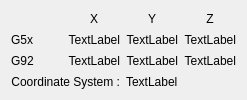
      <widget class="QWidget" name="tab_12">
       <attribute name="title">
        <string>Offsets</string>
       </attribute>
       <layout class="QGridLayout" name="gridLayout_32">
        <item row="0" column="3">
         <widget class="QLabel" name="label_8">
          <property name="text">
           <string>Z</string>
          </property>
          <property name="alignment">
           <set>Qt::AlignCenter</set>
          </property>
         </widget>
        </item>
        <item row="1" column="0">
         <widget class="QLabel" name="label_9">
          <property name="text">
           <string>G5x</string>
          </property>
         </widget>
        </item>
        <item row="2" column="2">
         <widget class="QLabel" name="g92_lb_y">
          <property name="text">
           <string>TextLabel</string>
          </property>
          <property name="alignment">
           <set>Qt::AlignRight|Qt::AlignTrailing|Qt::AlignVCenter</set>
          </property>
         </widget>
        </item>
        <item row="2" column="1">
         <widget class="QLabel" name="g92_lb_x">
          <property name="text">
           <string>TextLabel</string>
          </property>
          <property name="alignment">
           <set>Qt::AlignRight|Qt::AlignTrailing|Qt::AlignVCenter</set>
          </property>
         </widget>
        </item>
        <item row="2" column="3">
         <widget class="QLabel" name="g92_lb_z">
          <property name="text">
           <string>TextLabel</string>
          </property>
          <property name="alignment">
           <set>Qt::AlignRight|Qt::AlignTrailing|Qt::AlignVCenter</set>
          </property>
         </widget>
        </item>
        <item row="1" column="3">
         <widget class="QLabel" name="g5x_lb_z">
          <property name="text">
           <string>TextLabel</string>
          </property>
          <property name="alignment">
           <set>Qt::AlignRight|Qt::AlignTrailing|Qt::AlignVCenter</set>
          </property>
         </widget>
        </item>
        <item row="1" column="1">
         <widget class="QLabel" name="g5x_lb_x">
          <property name="text">
           <string>TextLabel</string>
          </property>
          <property name="alignment">
           <set>Qt::AlignRight|Qt::AlignTrailing|Qt::AlignVCenter</set>
          </property>
         </widget>
        </item>
        <item row="0" column="1">
         <widget class="QLabel" name="label_7">
          <property name="text">
           <string>X</string>
          </property>
          <property name="alignment">
           <set>Qt::AlignCenter</set>
          </property>
         </widget>
        </item>
        <item row="0" column="2">
         <widget class="QLabel" name="label_6">
          <property name="text">
           <string>Y</string>
          </property>
          <property name="alignment">
           <set>Qt::AlignCenter</set>
          </property>
         </widget>
        </item>
        <item row="1" column="2">
         <widget class="QLabel" name="g5x_lb_y">
          <property name="text">
           <string>TextLabel</string>
          </property>
          <property name="alignment">
           <set>Qt::AlignRight|Qt::AlignTrailing|Qt::AlignVCenter</set>
          </property>
         </widget>
        </item>
        <item row="2" column="0">
         <widget class="QLabel" name="label_10">
          <property name="text">
           <string>G92</string>
          </property>
         </widget>
        </item>
        <item row="3" column="0" colspan="2">
         <widget class="QLabel" name="label_13">
          <property name="text">
           <string>Coordinate System :</string>
          </property>
          <property name="alignment">
           <set>Qt::AlignRight|Qt::AlignTrailing|Qt::AlignVCenter</set>
          </property>
         </widget>
        </item>
        <item row="3" column="2">
         <widget class="QLabel" name="g5x_index_lb">
          <property name="text">
           <string>TextLabel</string>
          </property>
         </widget>
        </item>
       </layout>
      </widget>
